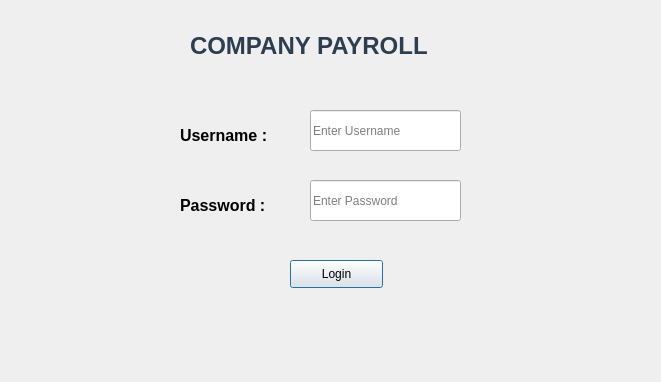
<?xml version="1.0" encoding="UTF-8"?>
<ui version="4.0">
 <class>Dialog</class>
 <widget class="QDialog" name="Dialog">
  <property name="geometry">
   <rect>
    <x>0</x>
    <y>0</y>
    <width>661</width>
    <height>382</height>
   </rect>
  </property>
  <property name="windowTitle">
   <string>Dialog</string>
  </property>
  <widget class="QLabel" name="label">
   <property name="geometry">
    <rect>
     <x>190</x>
     <y>20</y>
     <width>321</width>
     <height>51</height>
    </rect>
   </property>
   <property name="font">
    <font>
     <family>Segoe UI</family>
     <pointsize>18</pointsize>
     <weight>75</weight>
     <bold>true</bold>
    </font>
   </property>
   <property name="styleSheet">
    <string notr="true">color: #2c3e50;</string>
   </property>
   <property name="text">
    <string>COMPANY PAYROLL</string>
   </property>
  </widget>
  <widget class="QLabel" name="username">
   <property name="geometry">
    <rect>
     <x>180</x>
     <y>110</y>
     <width>121</width>
     <height>51</height>
    </rect>
   </property>
   <property name="font">
    <font>
     <pointsize>12</pointsize>
     <weight>75</weight>
     <bold>true</bold>
    </font>
   </property>
   <property name="text">
    <string>&lt;html&gt;&lt;head/&gt;&lt;body&gt;&lt;p&gt;Username :&lt;/p&gt;&lt;/body&gt;&lt;/html&gt;</string>
   </property>
  </widget>
  <widget class="QLabel" name="password">
   <property name="geometry">
    <rect>
     <x>180</x>
     <y>190</y>
     <width>111</width>
     <height>31</height>
    </rect>
   </property>
   <property name="font">
    <font>
     <pointsize>12</pointsize>
     <weight>75</weight>
     <bold>true</bold>
    </font>
   </property>
   <property name="text">
    <string>&lt;html&gt;&lt;head/&gt;&lt;body&gt;&lt;p&gt;Password :&lt;/p&gt;&lt;/body&gt;&lt;/html&gt;</string>
   </property>
  </widget>
  <widget class="QLineEdit" name="username_input">
   <property name="geometry">
    <rect>
     <x>310</x>
     <y>110</y>
     <width>151</width>
     <height>41</height>
    </rect>
   </property>
   <property name="layoutDirection">
    <enum>Qt::LeftToRight</enum>
   </property>
   <property name="text">
    <string/>
   </property>
   <property name="placeholderText">
    <string>Enter Username </string>
   </property>
  </widget>
  <widget class="QLineEdit" name="password_input">
   <property name="geometry">
    <rect>
     <x>310</x>
     <y>180</y>
     <width>151</width>
     <height>41</height>
    </rect>
   </property>
   <property name="echoMode">
    <enum>QLineEdit::Password</enum>
   </property>
   <property name="placeholderText">
    <string>Enter Password</string>
   </property>
  </widget>
  <widget class="QPushButton" name="login_btn">
   <property name="geometry">
    <rect>
     <x>290</x>
     <y>260</y>
     <width>93</width>
     <height>28</height>
    </rect>
   </property>
   <property name="text">
    <string>Login</string>
   </property>
  </widget>
  <widget class="QLabel" name="message_label">
   <property name="geometry">
    <rect>
     <x>170</x>
     <y>310</y>
     <width>311</width>
     <height>31</height>
    </rect>
   </property>
   <property name="font">
    <font>
     <family>MV Boli</family>
     <pointsize>18</pointsize>
    </font>
   </property>
   <property name="layoutDirection">
    <enum>Qt::LeftToRight</enum>
   </property>
   <property name="text">
    <string/>
   </property>
  </widget>
 </widget>
 <resources/>
 <connections/>
</ui>
